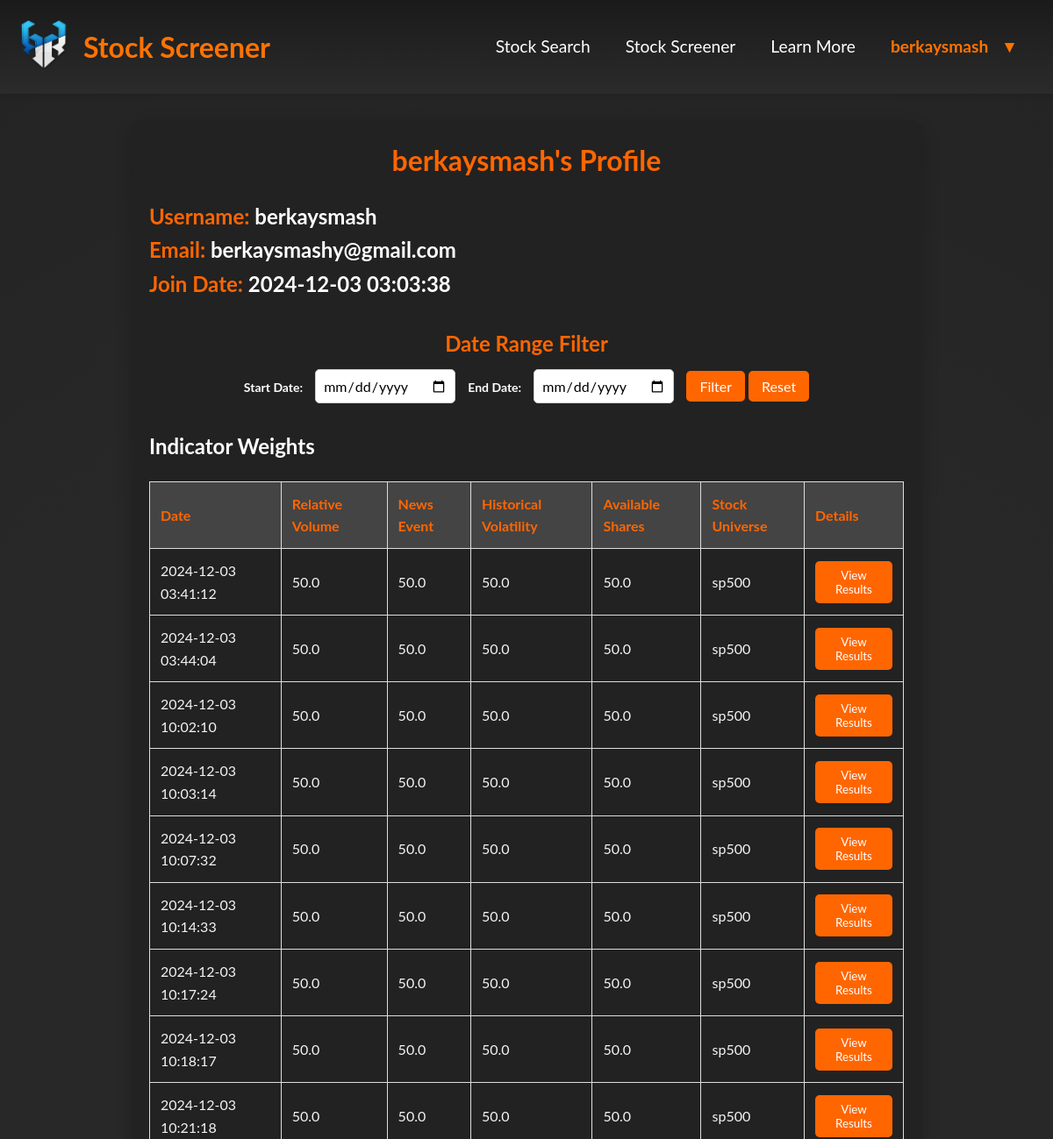
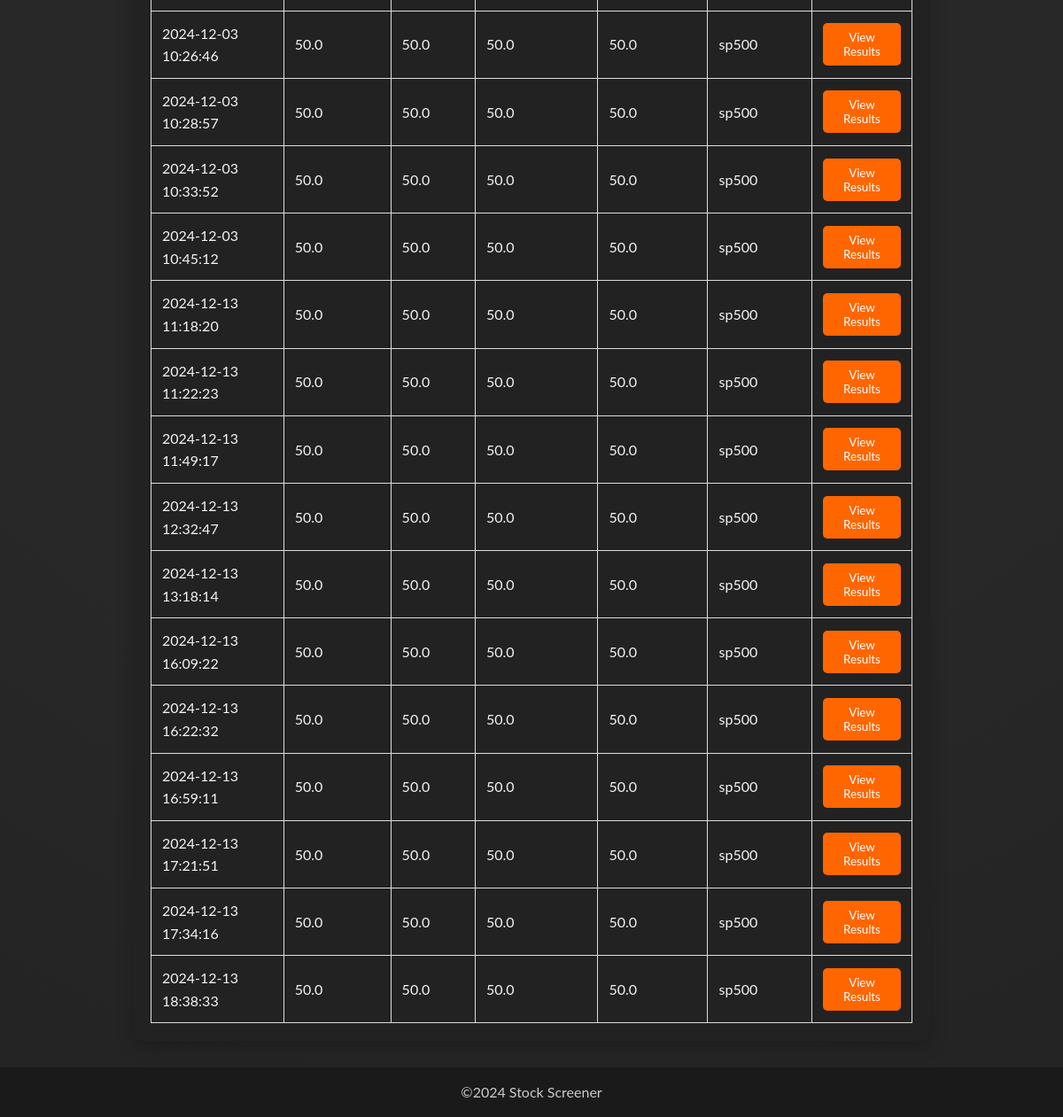
Page /history/ (signed in) on the committed database (2 pictures, top to bottom).
### tables this page shows
CREATE TABLE user (
        id INTEGER PRIMARY KEY AUTOINCREMENT,
        username TEXT NOT NULL UNIQUE,
        email TEXT NOT NULL UNIQUE,
        password TEXT NOT NULL,
        created_at TIMESTAMP DEFAULT CURRENT_TIMESTAMP,
        is_verified INTEGER DEFAULT 0
    );

CREATE TABLE indicator_weights (
        id INTEGER PRIMARY KEY AUTOINCREMENT,
        user_id INTEGER,
        relative_volume REAL,
        news_event REAL,
        price_movement REAL,
        historical_volatility REAL,
        available_shares REAL,
        stock_universe TEXT,
        created_at TIMESTAMP DEFAULT CURRENT_TIMESTAMP,
        FOREIGN KEY(user_id) REFERENCES user(id)
    );

### app.py (the view)
@app.route('/history/')
def history():
    if 'user_id' not in session:
        return "Unauthorized", 403  # Prevent access if not logged in
    data = history_controller.history(session['user_id'])
    return render_template('history.html', user=data['user'], weights_with_results=data['weights_with_results'])

### app.py (called while the page is built)
@app.before_request
def require_login():
    return auth_controller.require_login()

@app.context_processor
def inject_user():
    return auth_controller.inject_user()

### controllers/auth_controller.py (called while the page is built)
    def get_db_connection(self):
        if current_app.config['TESTING']:
            conn = sqlite3.connect(':memory:')
        else:
            conn = sqlite3.connect('database/database.db')
        conn.row_factory = sqlite3.Row
        return conn

    def require_login(self):
        allowed_routes = ['login', 'register', 'forgot_password_method', 'validate_reset_otp_method',
                          'reset_password_method']
        if 'logged_in' not in session and request.endpoint not in allowed_routes:
            return redirect(url_for('login'))

    def inject_user(self):
        if 'user_id' in session:
            conn = self.get_db_connection()
            conn.execute('''CREATE TABLE IF NOT EXISTS user (
                                id INTEGER PRIMARY KEY AUTOINCREMENT,
                                username TEXT NOT NULL,
                                email TEXT NOT NULL,
                                password TEXT NOT NULL
                            )''')
            user = conn.execute('SELECT * FROM user WHERE id = ?', (session['user_id'],)).fetchone()
            conn.close()
            return {'user': dict(user) if user else None}
        return {'user': None}

### controllers/history_controller.py (called while the page is built)
    def get_db_connection(self):
        conn = sqlite3.connect('database/database.db')
        conn.row_factory = sqlite3.Row
        return conn

    def history(self, user_id):
        conn = self.get_db_connection()
        user_data = conn.execute('SELECT * FROM user WHERE id = ?', (user_id,)).fetchone()
        user_data = dict(user_data) if user_data else {}
        weights_data = conn.execute('SELECT * FROM indicator_weights WHERE user_id = ?', (user_id,)).fetchall()
        weights_with_results = []
        for weight in weights_data:
            weight_dict = dict(weight)
            results_data = conn.execute(
                'SELECT * FROM indicator_results WHERE weight_id = ? ORDER BY created_at DESC',
                (weight['id'],)
            ).fetchall()
            results_dict = [dict(result) for result in results_data]
            weights_with_results.append({'weight': weight_dict, 'results': results_dict})
        conn.close()
        return {'user': user_data, 'weights_with_results': weights_with_results}

### templates/history.html (shortened to what this page needs)
<!doctype html>
<html lang="en">
<head>
    <link rel="stylesheet" href="{{ url_for('static', filename='global.css') }}">
    <link rel="stylesheet" href="{{ url_for('static', filename='history.css') }}">
</head>
<body>
<header>
        <nav class="navbar">
            <div class="logo-container">
                <a href="{{ url_for('stock_search') }}"><img src="{{ url_for('static', filename='image/logo.png') }}" alt="Logo" class="logo"></a>
                <a href="{{ url_for('stock_search') }}" class="nav-title">Stock Screener</a>
            </div>
            <div class="menu-container">
                <a href="{{ url_for('stock_search') }}" class="menu-item">Stock Search</a>
                <a href="{{ url_for('index') }}" class="menu-item">Stock Screener</a>
                <a href="{{ url_for('learn_more') }}" class="menu-item">Learn More</a>
                {% include 'partials/logout.html' %}
            </div>
        </nav>
    </header>
    <div class="container">
        <h1>{{ user['username'] }}'s Profile</h1>
        <h2><strong>Username:</strong> {{ user['username'] }}</h2>
        <h2><strong>Email:</strong> {{ user.email }}</h2>
        <h2><strong>Join Date:</strong> {{ user.created_at }}</h2>
        <div class="date-range-filter">
            <h2>Date Range Filter</h2>
            <form method="GET" action="/history_filter" id="date-filter-form">
                <label for="start-date">Start Date:</label>
                <input type="date" id="start-date" name="start_date" required>
                <label for="end-date">End Date:</label>
                <input type="date" id="end-date" name="end_date" required>
                <button type="submit">Filter</button>
                <button type="button" onclick="resetFilter()">Reset</button>
            </form>
        </div>
        <h2>Indicator Weights</h2>
        <table>
            <thead>
                <tr>
                    <th>Date</th>
                    <th>Relative Volume</th>
                    <th>News Event</th>
                    <th>Historical Volatility</th>
                    <th>Available Shares</th>
                    <th>Stock Universe</th>
                    <th>Details</th>
                </tr>
            </thead>
            <tbody>
                {% for item in weights_with_results %}
                <tr>
                    <td>{{ item.weight['created_at'] }}</td>
                    <td>{{ item.weight['relative_volume'] }}</td>
                    <td>{{ item.weight['news_event'] }}</td>
                    <td>{{ item.weight['historical_volatility'] }}</td>
                    <td>{{ item.weight['available_shares'] }}</td>
                    <td>{{ item.weight['stock_universe'] }}</td>
                    <td>
                        <button onclick="showPopup({{ loop.index0 }})">View Results</button>
                    </td>
                </tr>
                {% endfor %}
            </tbody>
        </table>
    </div>
      <footer>
        <div class="footer-social">
            <span>©2024 Stock Screener</span>
        </div>
    </footer>
</body>
</html>

### templates/partials/logout.html (shortened to what this page needs)
{% if user %}
    <div class="user-dropdown menu-item" style="color:#ff7300;">
        <span>{{ user['username'] }}</span>
        <span class="dropdown-icon">▼</span>
    </div>
{% else %}
<div class="logout-container">
    <a href="/login" class="login-link" style="color: #ff7300; text-decoration: none; font-weight: bold;">Login</a>
</div>
{% endif %}

### static/global.css (style rules this page uses)
* { margin: 0; padding: 0; box-sizing: border-box; font-family: "Lato", sans-serif; }
html, body { min-height: 100vh; margin: 0; background-color: #1e1e1e; color: #f4f4f4; line-height: 1.6; display: flex; flex-direction: column; }
body { background-color: #2c2c2c; background-image: radial-gradient(circle, rgba(0, 0, 0, 0.1), rgba(0, 0, 0, 0.1) 60%, rgba(0, 0, 0, 0.2)); }
a { color: #ff7300; text-decoration: none; transition: color 0.3s ease; }
header { background: linear-gradient(to bottom, #1a1a1a, #2b2b2b); box-shadow: 0 4px 6px rgba(0, 0, 0, 0.1); padding: 20px 0; }
.navbar { display: flex; justify-content: space-between; align-items: center; max-width: 1200px; margin: 0 auto; padding: 0 20px; }
.logo-container { display: flex; align-items: center; }
.logo { width: 60px; height: auto; margin-right: 15px; }
.nav-title { color: #ff7300; font-size: 32px; font-weight: 700; }
.user-dropdown { position: relative; display: inline-block; cursor: pointer; font-weight: bold; }
.user-dropdown span { margin-right: 10px; }
.dropdown-icon { font-size: 1em; transform: rotate(0deg); transition: transform 0.3s ease; }
table { width: 100%; border-collapse: collapse; }
table, th, td { border: 1px solid #444; }
th { background-color: #333; color: #ff9800; padding: 10px; }
td { padding: 10px; text-align: left; }
footer { background-color: #1a1a1a; color: #ccc; text-align: center; padding: 15px 0; margin-top: auto; }
.menu-container { display: flex; gap: 20px; }
.menu-container a { font-size: 1.2em; }
.menu-item { color: #ffffff; font-size: 16px; text-decoration: none; padding: 10px; transition: color 0.3s ease; }
@media (min-width: 769px) { .navbar { display: flex; justify-content: space-between; align-items: center; } }
@media (min-width: 769px) { .menu-container { display: flex; gap: 20px; } }
@media (min-width: 769px) { .menu-item { font-size: 1.2em; padding: 10px; } }

### static/history.css (style rules this page uses)
.container { max-width: 900px; margin: 30px auto; padding: 20px; background-color: #222; border-radius: 12px; box-shadow: 0 8px 20px rgba(0, 0, 0, 0.2); }
h1 { color: #ff6600; text-align: center; margin-bottom: 20px; }
h2 { color: #fff; }
h2 strong { color: #ff6600; }
.date-range-filter { text-align: center; margin: 30px 0; }
.date-range-filter h2 { margin: 0; font-size: 24px; color: #ff6600; }
.date-range-filter form { margin-top: 10px; }
.date-range-filter label { color: #fff; font-weight: bold; font-size: 14px; }
.date-range-filter input[type="date"] { padding: 8px; font-size: 16px; margin: 0 10px; border-radius: 5px; border: 1px solid #ccc; }
.date-range-filter button { padding: 8px 15px; font-size: 16px; background-color: #ff6600; color: white; border: none; border-radius: 5px; cursor: pointer; transition: background-color 0.3s; }
table { width: 100%; border-collapse: collapse; margin-top: 20px; }
table, th, td { border: 1px solid #ddd; }
th, td { text-align: left; padding: 12px; }
th { background-color: #444; color: #ff6600; }
button { background-color: #ff6600; color: white; padding: 8px 12px; border: none; border-radius: 5px; cursor: pointer; transition: background-color 0.3s; }

### rows in the picture
user: username "berkaysmash", email "berkaysmashy@gmail.com", created_at "2024-12-03 03:03:38"
indicator_weights: weight.created_at "2024-12-03 03:41:12", weight.relative_volume "50.0", weight.news_event "50.0", weight.historical_volatility "50.0", weight.available_shares "50.0", weight.stock_universe "sp500"
indicator_weights: weight.created_at "2024-12-03 03:44:04", weight.relative_volume "50.0", weight.news_event "50.0", weight.historical_volatility "50.0", weight.available_shares "50.0", weight.stock_universe "sp500"
indicator_weights: weight.created_at "2024-12-03 10:02:10", weight.relative_volume "50.0", weight.news_event "50.0", weight.historical_volatility "50.0", weight.available_shares "50.0", weight.stock_universe "sp500"
indicator_weights: weight.created_at "2024-12-03 10:03:14", weight.relative_volume "50.0", weight.news_event "50.0", weight.historical_volatility "50.0", weight.available_shares "50.0", weight.stock_universe "sp500"
indicator_weights: weight.created_at "2024-12-03 10:07:32", weight.relative_volume "50.0", weight.news_event "50.0", weight.historical_volatility "50.0", weight.available_shares "50.0", weight.stock_universe "sp500"
indicator_weights: weight.created_at "2024-12-03 10:14:33", weight.relative_volume "50.0", weight.news_event "50.0", weight.historical_volatility "50.0", weight.available_shares "50.0", weight.stock_universe "sp500"
indicator_weights: weight.created_at "2024-12-03 10:17:24", weight.relative_volume "50.0", weight.news_event "50.0", weight.historical_volatility "50.0", weight.available_shares "50.0", weight.stock_universe "sp500"
indicator_weights: weight.created_at "2024-12-03 10:18:17", weight.relative_volume "50.0", weight.news_event "50.0", weight.historical_volatility "50.0", weight.available_shares "50.0", weight.stock_universe "sp500"
indicator_weights: weight.created_at "2024-12-03 10:21:18", weight.relative_volume "50.0", weight.news_event "50.0", weight.historical_volatility "50.0", weight.available_shares "50.0", weight.stock_universe "sp500"
indicator_weights: weight.created_at "2024-12-03 10:26:46", weight.relative_volume "50.0", weight.news_event "50.0", weight.historical_volatility "50.0", weight.available_shares "50.0", weight.stock_universe "sp500"
indicator_weights: weight.created_at "2024-12-03 10:28:57", weight.relative_volume "50.0", weight.news_event "50.0", weight.historical_volatility "50.0", weight.available_shares "50.0", weight.stock_universe "sp500"
indicator_weights: weight.created_at "2024-12-03 10:33:52", weight.relative_volume "50.0", weight.news_event "50.0", weight.historical_volatility "50.0", weight.available_shares "50.0", weight.stock_universe "sp500"
indicator_weights: weight.created_at "2024-12-03 10:45:12", weight.relative_volume "50.0", weight.news_event "50.0", weight.historical_volatility "50.0", weight.available_shares "50.0", weight.stock_universe "sp500"
indicator_weights: weight.created_at "2024-12-13 11:18:20", weight.relative_volume "50.0", weight.news_event "50.0", weight.historical_volatility "50.0", weight.available_shares "50.0", weight.stock_universe "sp500"
indicator_weights: weight.created_at "2024-12-13 11:22:23", weight.relative_volume "50.0", weight.news_event "50.0", weight.historical_volatility "50.0", weight.available_shares "50.0", weight.stock_universe "sp500"
indicator_weights: weight.created_at "2024-12-13 11:49:17", weight.relative_volume "50.0", weight.news_event "50.0", weight.historical_volatility "50.0", weight.available_shares "50.0", weight.stock_universe "sp500"
indicator_weights: weight.created_at "2024-12-13 12:32:47", weight.relative_volume "50.0", weight.news_event "50.0", weight.historical_volatility "50.0", weight.available_shares "50.0", weight.stock_universe "sp500"
indicator_weights: weight.created_at "2024-12-13 13:18:14", weight.relative_volume "50.0", weight.news_event "50.0", weight.historical_volatility "50.0", weight.available_shares "50.0", weight.stock_universe "sp500"
indicator_weights: weight.created_at "2024-12-13 16:09:22", weight.relative_volume "50.0", weight.news_event "50.0", weight.historical_volatility "50.0", weight.available_shares "50.0", weight.stock_universe "sp500"
indicator_weights: weight.created_at "2024-12-13 16:22:32", weight.relative_volume "50.0", weight.news_event "50.0", weight.historical_volatility "50.0", weight.available_shares "50.0", weight.stock_universe "sp500"
indicator_weights: weight.created_at "2024-12-13 16:59:11", weight.relative_volume "50.0", weight.news_event "50.0", weight.historical_volatility "50.0", weight.available_shares "50.0", weight.stock_universe "sp500"
indicator_weights: weight.created_at "2024-12-13 17:21:51", weight.relative_volume "50.0", weight.news_event "50.0", weight.historical_volatility "50.0", weight.available_shares "50.0", weight.stock_universe "sp500"
indicator_weights: weight.created_at "2024-12-13 17:34:16", weight.relative_volume "50.0", weight.news_event "50.0", weight.historical_volatility "50.0", weight.available_shares "50.0", weight.stock_universe "sp500"
indicator_weights: weight.created_at "2024-12-13 18:38:33", weight.relative_volume "50.0", weight.news_event "50.0", weight.historical_volatility "50.0", weight.available_shares "50.0", weight.stock_universe "sp500"
